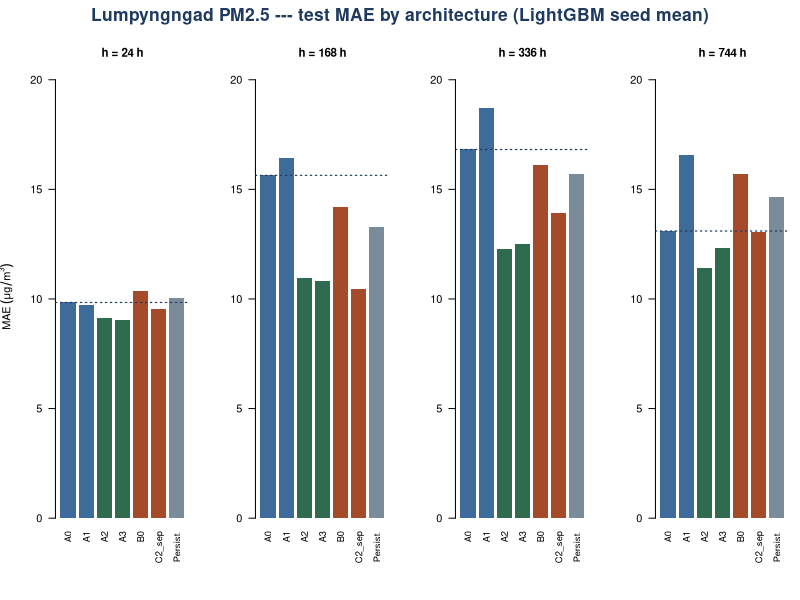
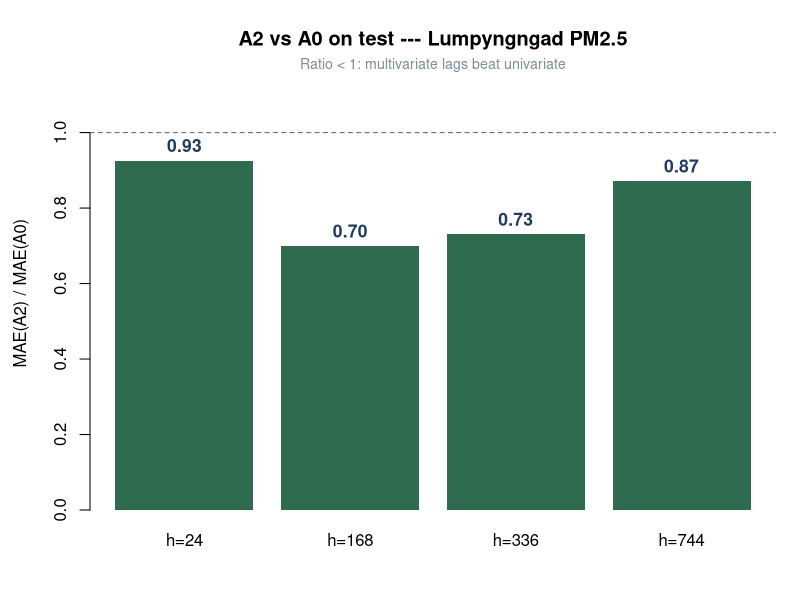
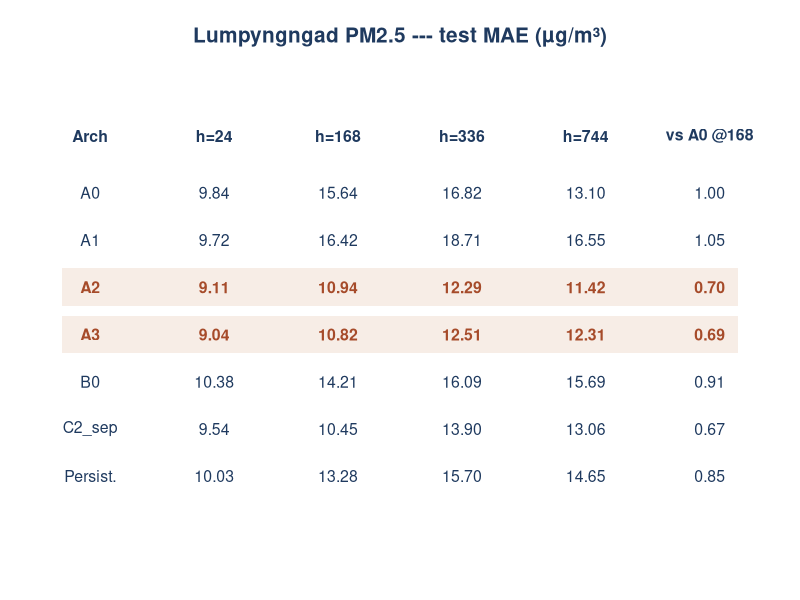
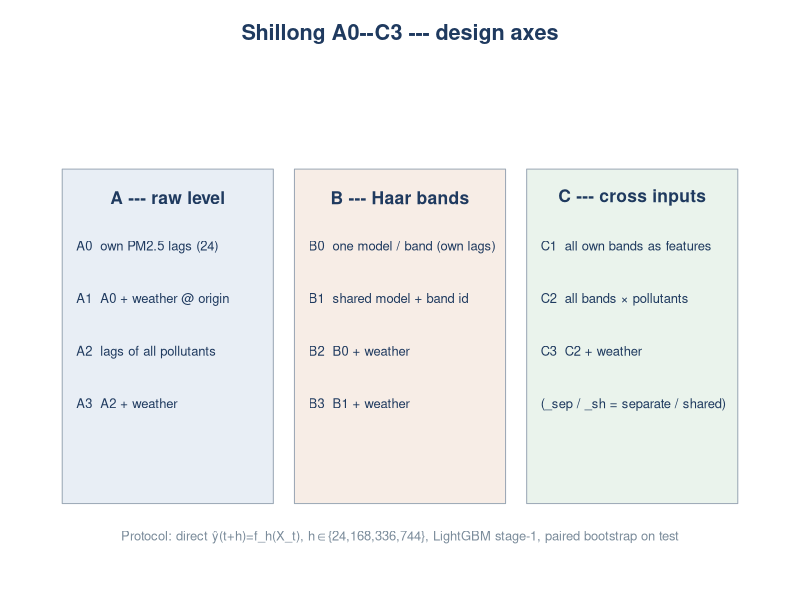

The R source for these figures, in order:
# Presentation figures for Shillong A0--C3 (numbers from package REPORT §5).
options(warn = 1)
args <- commandArgs(trailingOnly = FALSE)
file_arg <- grep("^--file=", args, value = TRUE)
script_dir <- if (length(file_arg)) dirname(normalizePath(sub("^--file=", "", file_arg))) else getwd()
proj <- if (basename(script_dir) == "IITG_presentation") dirname(script_dir) else script_dir
setwd(proj)

outdir <- file.path("IITG_presentation", "images", "shillong_arch")
dir.create(outdir, recursive = TRUE, showWarnings = FALSE)

NAVY <- "#1F3A5F"
RUST <- "#A64B2A"
GREEN <- "#2E6B4F"
BLUE <- "#3D6B9A"
GREY <- "#7A8B9A"

# Lumpyngngad PM2.5 test MAE (ug/m3), LightGBM seed mean — REPORT.md §5.
mae <- data.frame(
  arch = rep(c("A0", "A1", "A2", "A3", "B0", "C2_sep", "Persist."), each = 4L),
  h = rep(c(24L, 168L, 336L, 744L), times = 7L),
  MAE = c(
    9.84, 15.64, 16.82, 13.10,   # A0
    9.72, 16.42, 18.71, 16.55,   # A1
    9.11, 10.94, 12.29, 11.42,   # A2
    9.04, 10.82, 12.51, 12.31,   # A3
    10.38, 14.21, 16.09, 15.69,  # B0
    9.54, 10.45, 13.90, 13.06,   # C2_sep
    10.03, 13.28, 15.70, 14.65   # Persistence
  ),
  stringsAsFactors = FALSE
)
mae$kind <- ifelse(mae$arch %in% c("A0", "A1", "A2", "A3"), "level",
              ifelse(mae$arch %in% c("B0", "C2_sep"), "decomp", "reference"))
mae$h_lab <- factor(paste0("h = ", mae$h, " h"),
                    levels = paste0("h = ", c(24, 168, 336, 744), " h"))
mae$arch <- factor(mae$arch,
                   levels = c("A0", "A1", "A2", "A3", "B0", "C2_sep", "Persist."))

# ---- Bar chart ----
png(file.path(outdir, "lump_test_mae_bars.png"), width = 1600, height = 620, res = 140)
op <- par(mfrow = c(1, 4), mar = c(6.2, 4.2, 3.5, 0.8), oma = c(0, 0, 2.2, 0))
cols <- c(A0 = BLUE, A1 = BLUE, A2 = GREEN, A3 = GREEN,
          B0 = RUST, C2_sep = RUST, Persist. = GREY)
for (hh in c(24L, 168L, 336L, 744L)) {
  d <- mae[mae$h == hh, ]
  d <- d[order(d$arch), ]
  yl <- c(0, max(mae$MAE) * 1.08)
  bp <- barplot(d$MAE, names.arg = as.character(d$arch), las = 2, col = cols[as.character(d$arch)],
                border = NA, ylim = yl, ylab = if (hh == 24L) expression(MAE~(mu*g/m^3)) else "",
                main = paste0("h = ", hh, " h"), cex.names = 0.85, cex.main = 1.05)
  abline(h = d$MAE[d$arch == "A0"], col = NAVY, lty = 3, lwd = 1.2)
}
mtext("Lumpyngngad PM2.5 --- test MAE by architecture (LightGBM seed mean)",
      outer = TRUE, cex = 1.05, font = 2, col = NAVY, line = 0.4)
par(op)
dev.off()

# ---- A2/A0 ratio ----
a0 <- mae$MAE[mae$arch == "A0"]
a2 <- mae$MAE[mae$arch == "A2"]
ratio <- a2 / a0
hs <- c(24L, 168L, 336L, 744L)
png(file.path(outdir, "lump_a2_vs_a0_ratio.png"), width = 1000, height = 560, res = 140)
par(mar = c(4.5, 4.5, 3.8, 1.2))
bp <- barplot(ratio, names.arg = paste0("h=", hs), col = GREEN, border = NA,
              ylim = c(0, 1.15), ylab = "MAE(A2) / MAE(A0)",
              main = "A2 vs A0 on test --- Lumpyngngad PM2.5")
abline(h = 1, lty = 2, col = "grey40")
text(bp, ratio + 0.04, sprintf("%.2f", ratio), col = NAVY, cex = 1.05, font = 2)
mtext("Ratio < 1: multivariate lags beat univariate", side = 3, line = 0.15, cex = 0.85, col = GREY)
dev.off()

# ---- Numbers board ----
png(file.path(outdir, "lump_test_mae_table.png"), width = 1200, height = 560, res = 140)
par(mar = c(1, 1, 3.5, 1))
plot.new()
title(main = "Lumpyngngad PM2.5 --- test MAE (\u00b5g/m\u00b3)", col.main = NAVY, cex.main = 1.25)
hdr <- c("Arch", "h=24", "h=168", "h=336", "h=744", "vs A0 @168")
xs <- seq(0.06, 0.94, length.out = length(hdr))
text(xs, 0.90, hdr, font = 2, cex = 0.95, col = NAVY)
rows <- c("A0", "A1", "A2", "A3", "B0", "C2_sep", "Persist.")
for (i in seq_along(rows)) {
  a <- rows[i]
  y <- 0.78 - (i - 1) * 0.10
  vals <- mae$MAE[mae$arch == a]
  vs <- vals[2] / mae$MAE[mae$arch == "A0"][2]
  lab <- c(a, sprintf("%.2f", vals), sprintf("%.2f", vs))
  if (a %in% c("A2", "A3")) rect(0.02, y - 0.04, 0.98, y + 0.04, col = "#F7EDE6", border = NA)
  text(xs, y, lab, cex = 0.95,
       col = if (a %in% c("A2", "A3")) RUST else NAVY,
       font = if (a %in% c("A2", "A3")) 2 else 1)
}
dev.off()

# ---- Architecture map (simple schematic) ----
png(file.path(outdir, "arch_family_map.png"), width = 1400, height = 720, res = 140)
par(mar = c(1, 1, 3.2, 1))
plot.new()
title(main = "Shillong A0--C3 --- design axes", col.main = NAVY, cex.main = 1.3)
# three columns
boxes <- list(
  list(x = 0.17, title = "A --- raw level",
       lines = c("A0  own PM2.5 lags (24)",
                 "A1  A0 + weather @ origin",
                 "A2  lags of all pollutants",
                 "A3  A2 + weather"),
       col = "#E8EEF5"),
  list(x = 0.50, title = "B --- Haar bands",
       lines = c("B0  one model / band (own lags)",
                 "B1  shared model + band id",
                 "B2  B0 + weather",
                 "B3  B1 + weather"),
       col = "#F7EDE6"),
  list(x = 0.83, title = "C --- cross inputs",
       lines = c("C1  all own bands as features",
                 "C2  all bands × pollutants",
                 "C3  C2 + weather",
                 "(_sep / _sh = separate / shared)"),
       col = "#EAF3EC")
)
for (b in boxes) {
  rect(b$x - 0.15, 0.12, b$x + 0.15, 0.82, col = b$col, border = "#9AA7B5")
  text(b$x, 0.76, b$title, font = 2, cex = 1.05, col = NAVY)
  for (j in seq_along(b$lines)) {
    text(b$x - 0.13, 0.66 - (j - 1) * 0.11, b$lines[j], adj = c(0, 0.5), cex = 0.78, col = NAVY)
  }
}
text(0.5, 0.05,
     "Protocol: direct \u0177(t+h)=f_h(X_t), h\u2208{24,168,336,744}, LightGBM stage-1, paired bootstrap on test",
     cex = 0.78, col = GREY)
dev.off()

message("Wrote figures under ", normalizePath(outdir))
